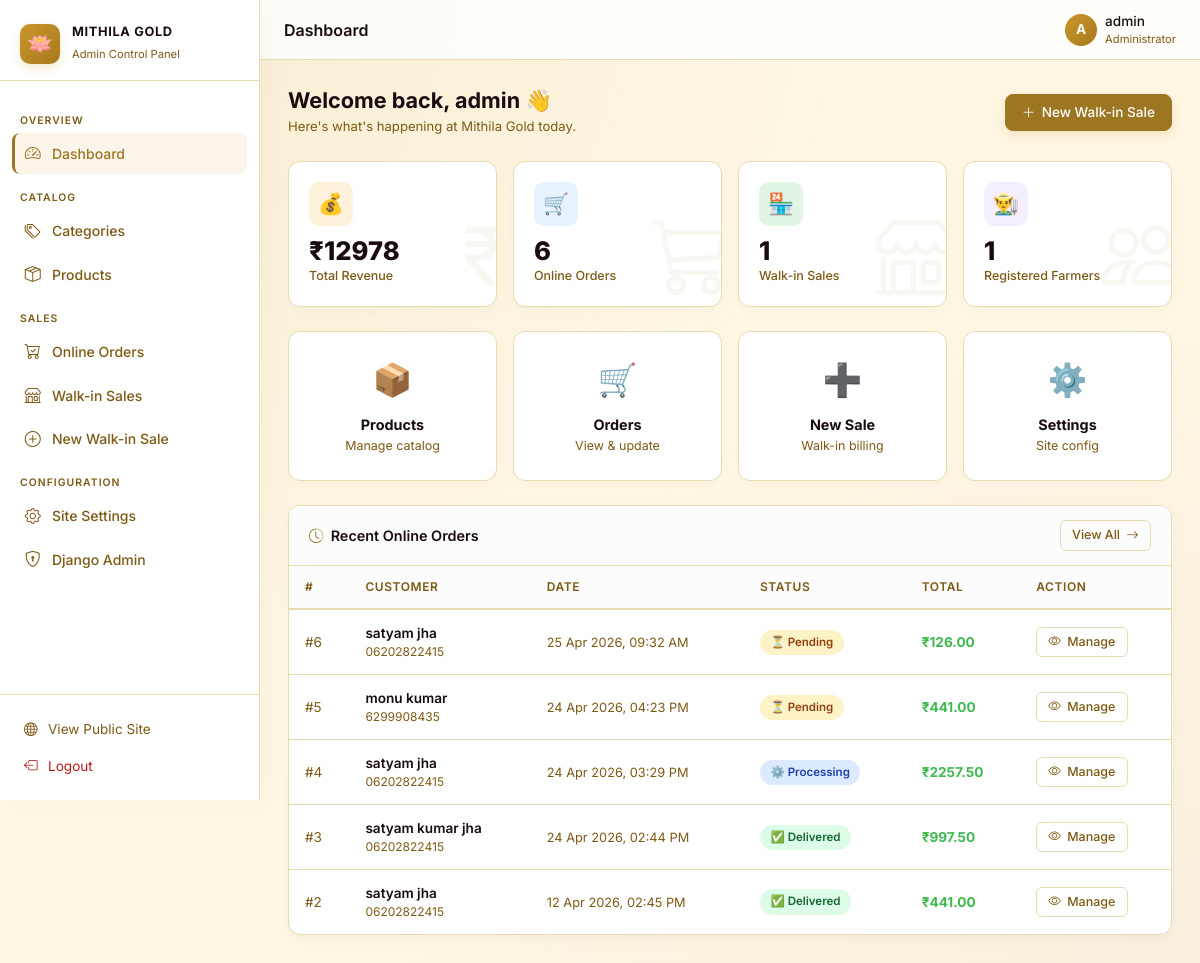
The page /dashboard/ (signed in) on the database its author committed.
### store/models.py (models this page shows, shortened)
class Order(models.Model):
    STATUS_PENDING = 'pending'
    STATUS_PROCESSING = 'processing'
    STATUS_SHIPPED = 'shipped'
    STATUS_DELIVERED = 'delivered'
    STATUS_CANCELLED = 'cancelled'
    STATUS_CHOICES = [
        (STATUS_PENDING, 'Pending'),
        (STATUS_PROCESSING, 'Processing'),
        (STATUS_SHIPPED, 'Shipped'),
        (STATUS_DELIVERED, 'Delivered'),
        (STATUS_CANCELLED, 'Cancelled'),
    ]
    STATUS_COLORS = {
        STATUS_PENDING: 'warning',
        STATUS_PROCESSING: 'info',
        STATUS_SHIPPED: 'primary',
        STATUS_DELIVERED: 'success',
        STATUS_CANCELLED: 'danger',
    }
    farmer = models.ForeignKey(User, on_delete=models.SET_NULL, null=True, related_name='orders')
    customer_name = models.CharField(max_length=200)
    customer_phone = models.CharField(max_length=15)
    customer_address = models.TextField()
    status = models.CharField(max_length=20, choices=STATUS_CHOICES, default=STATUS_PENDING)
    total_amount = models.DecimalField(max_digits=12, decimal_places=2, default=0)
    gst_amount = models.DecimalField(max_digits=10, decimal_places=2, default=0)
    payment_mode = models.CharField(max_length=50, default='Cash')
    notes = models.TextField(blank=True)
    created_at = models.DateTimeField(auto_now_add=True)
    updated_at = models.DateTimeField(auto_now=True)
    class Meta:
        ordering = ['-created_at']

### store/views.py (the view)
# urls.py: path('dashboard/', views.admin_dashboard, name='admin_dashboard'),
@login_required
def admin_dashboard(request):
    if not request.user.is_staff:
        return render(request, 'admin_custom/access_denied.html', status=403)
    online_sales = Order.objects.aggregate(total=Sum('total_amount'))['total'] or 0
    walkin_sales = SalesRecord.objects.aggregate(total=Sum('total_amount'))['total'] or 0
    total_revenue = online_sales + walkin_sales
    total_orders = Order.objects.count()
    total_walkins = SalesRecord.objects.count()
    total_farmers = Farmer.objects.count()
    recent_orders = Order.objects.all().order_by('-created_at')[:5]
    context = {
        'page_title': 'Admin Dashboard',
        'total_revenue': total_revenue,
        'total_orders': total_orders,
        'total_walkins': total_walkins,
        'total_farmers': total_farmers,
        'recent_orders': recent_orders,
    }
    return render(request, 'admin_custom/dashboard.html', context)

### store/context_processors.py (called while the page is built)
def site_settings(request):
    return {'site_settings': SiteSettings.get_settings()}

def cart_count(request):
    cart = request.session.get('cart', {})
    count = sum(item.get('quantity', 0) for item in cart.values())
    return {'cart_count': count}

def categories_processor(request):
    return {'categories': Category.objects.all()}

### store/models.py (called while the page is built)
    @classmethod
    def get_settings(cls):
        obj, _ = cls.objects.get_or_create(pk=1)
        return obj

### templates/admin_custom/dashboard.html (shortened to what this page needs)
{% extends 'admin_custom/base_admin.html' %}
{% block page_heading %}Dashboard{% endblock %}
{% block content %}
<div class="adm-page-header">
  <div>
    <h1>Welcome back, {{ user.first_name|default:user.username }} 👋</h1>
    <p>Here's what's happening at Mithila Gold today.</p>
  </div>
  <a href="{% url 'store:admin_sales_add' %}" class="adm-btn adm-btn-primary">
    <i class="bi bi-plus-lg"></i> New Walk-in Sale
  </a>
</div>
<div class="row g-3 mb-4">
  <div class="col-6 col-lg-3">
    <div class="adm-stat">
      <div class="stat-icon" style="background:rgba(245,158,11,.15)">💰</div>
      <div class="stat-value">₹{{ total_revenue|floatformat:0 }}</div>
      <div class="stat-label">Total Revenue</div>
      <div class="stat-bg">₹</div>
    </div>
  </div>
  <div class="col-6 col-lg-3">
    <div class="adm-stat">
      <div class="stat-icon" style="background:rgba(88,166,255,.15)">🛒</div>
      <div class="stat-value">{{ total_orders }}</div>
      <div class="stat-label">Online Orders</div>
      <div class="stat-bg"><i class="bi bi-cart3"></i></div>
    </div>
  </div>
  <div class="col-6 col-lg-3">
    <div class="adm-stat">
      <div class="stat-icon" style="background:rgba(63,185,80,.15)">🏪</div>
      <div class="stat-value">{{ total_walkins }}</div>
      <div class="stat-label">Walk-in Sales</div>
      <div class="stat-bg"><i class="bi bi-shop"></i></div>
    </div>
  </div>
  <div class="col-6 col-lg-3">
    <div class="adm-stat">
      <div class="stat-icon" style="background:rgba(188,140,255,.15)">👨‍🌾</div>
      <div class="stat-value">{{ total_farmers }}</div>
      <div class="stat-label">Registered Farmers</div>
      <div class="stat-bg"><i class="bi bi-people"></i></div>
    </div>
  </div>
</div>
<div class="row g-3 mb-4">
  <div class="col-6 col-md-3">
    <a href="{% url 'store:admin_products_list' %}" class="adm-action-tile">
      <div class="tile-icon">📦</div>
      <h6>Products</h6>
      <p>Manage catalog</p>
    </a>
  </div>
  <div class="col-6 col-md-3">
    <a href="{% url 'store:admin_orders_list' %}" class="adm-action-tile">
      <div class="tile-icon">🛒</div>
      <h6>Orders</h6>
      <p>View & update</p>
    </a>
  </div>
  <div class="col-6 col-md-3">
    <a href="{% url 'store:admin_sales_add' %}" class="adm-action-tile">
      <div class="tile-icon">➕</div>
      <h6>New Sale</h6>
      <p>Walk-in billing</p>
    </a>
  </div>
  <div class="col-6 col-md-3">
    <a href="{% url 'store:admin_settings' %}" class="adm-action-tile">
      <div class="tile-icon">⚙️</div>
      <h6>Settings</h6>
      <p>Site config</p>
    </a>
  </div>
</div>
<div class="adm-card">
  <div class="adm-card-header">
    <span><i class="bi bi-clock-history" style="color:var(--admin-accent)"></i> &nbsp;Recent Online Orders</span>
    <a href="{% url 'store:admin_orders_list' %}" class="adm-btn adm-btn-ghost adm-btn-sm">View All <i class="bi bi-arrow-right"></i></a>
  </div>
  <div style="overflow-x:auto">
    <table class="adm-table">
      <thead>
        <tr>
          <th>#</th>
          <th>Customer</th>
          <th>Date</th>
          <th>Status</th>
          <th>Total</th>
          <th>Action</th>
        </tr>
      </thead>
      <tbody>
        {% for order in recent_orders %}
        <tr>
          <td><span style="color:var(--admin-muted)">#{{ order.pk }}</span></td>
          <td>
            <div style="font-weight:600">{{ order.customer_name }}</div>
            <div style="font-size:.75rem;color:var(--admin-muted)">{{ order.customer_phone }}</div>
          </td>
          <td style="color:var(--admin-muted);font-size:.8rem">{{ order.created_at|date:"d M Y, h:i A" }}</td>
          <td>
            {% if order.status == 'pending' %}<span class="adm-badge amber">⏳ Pending</span>
            {% elif order.status == 'processing' %}<span class="adm-badge blue">⚙️ Processing</span>
            {% elif order.status == 'shipped' %}<span class="adm-badge purple">🚚 Shipped</span>
            {% elif order.status == 'delivered' %}<span class="adm-badge green">✅ Delivered</span>
            {% elif order.status == 'cancelled' %}<span class="adm-badge red">❌ Cancelled</span>
            {% else %}<span class="adm-badge grey">{{ order.get_status_display }}</span>{% endif %}
          </td>
          <td style="font-weight:700;color:#3fb950">₹{{ order.total_amount }}</td>
          <td>
            <a href="{% url 'store:admin_order_detail' order.pk %}" class="adm-btn adm-btn-ghost adm-btn-sm">
              <i class="bi bi-eye"></i> Manage
            </a>
          </td>
        </tr>
        {% endfor %}
      </tbody>
    </table>
  </div>
</div>
{% endblock %}

### templates/admin_custom/base_admin.html (shortened to what this page needs)
{% load static %}
<!DOCTYPE html>
<html lang="en">
<head>
  <link href="https://cdn.jsdelivr.net/npm/bootstrap@5.3.2/dist/css/bootstrap.min.css" rel="stylesheet">
  <link href="https://cdn.jsdelivr.net/npm/bootstrap-icons@1.11.3/font/bootstrap-icons.css" rel="stylesheet">
</head>
<body>
<aside class="adm-sidebar" id="adminSidebar">
  <div class="adm-sidebar-header">
    <div class="adm-logo-ring">🪷</div>
    <div class="adm-brand">
      <h6>Mithila Gold</h6>
      <span>Admin Control Panel</span>
    </div>
  </div>
  <nav class="adm-nav">
    <div class="adm-nav-section">Overview</div>
    <a href="{% url 'store:admin_dashboard' %}" class="{% if request.resolver_match.url_name == 'admin_dashboard' %}active{% endif %}">
      <i class="bi bi-speedometer2"></i> Dashboard
    </a>
    <div class="adm-nav-section">Catalog</div>
    <a href="{% url 'store:admin_categories_list' %}" class="{% if 'admin_categories' in request.resolver_match.url_name %}active{% endif %}">
      <i class="bi bi-tags"></i> Categories
    </a>
    <a href="{% url 'store:admin_products_list' %}" class="{% if 'admin_products' in request.resolver_match.url_name %}active{% endif %}">
      <i class="bi bi-box-seam"></i> Products
    </a>
    <div class="adm-nav-section">Sales</div>
    <a href="{% url 'store:admin_orders_list' %}" class="{% if 'admin_order' in request.resolver_match.url_name %}active{% endif %}">
      <i class="bi bi-cart-check"></i> Online Orders
    </a>
    <a href="{% url 'store:admin_sales_list' %}" class="{% if request.resolver_match.url_name == 'admin_sales_list' %}active{% endif %}">
      <i class="bi bi-shop"></i> Walk-in Sales
    </a>
    <a href="{% url 'store:admin_sales_add' %}" class="{% if request.resolver_match.url_name == 'admin_sales_add' %}active{% endif %}">
      <i class="bi bi-plus-circle"></i> New Walk-in Sale
    </a>
    <div class="adm-nav-section">Configuration</div>
    <a href="{% url 'store:admin_settings' %}" class="{% if request.resolver_match.url_name == 'admin_settings' %}active{% endif %}">
      <i class="bi bi-gear"></i> Site Settings
    </a>
    <a href="/admin/" target="_blank">
      <i class="bi bi-shield-lock"></i> Django Admin
    </a>
  </nav>
  <div class="adm-sidebar-footer">
    <a href="{% url 'store:home' %}">
      <i class="bi bi-globe"></i> View Public Site
    </a>
    <form action="{% url 'store:logout' %}" method="post" style="margin:0">
      <button type="submit" style="background:none;border:none;width:100%;text-align:left;padding:0">
        <a href="#" onclick="this.closest('form').submit();return false;" style="color:var(--admin-red)">
          <i class="bi bi-box-arrow-left"></i> Logout
        </a>
      </button>
    </form>
  </div>
</aside>
<div class="adm-main">
  <header class="adm-topbar">
    <div class="d-flex align-items-center gap-3">
      <span class="page-heading">{% block page_heading %}Admin Panel{% endblock %}</span>
    </div>
    <div class="adm-user">
      <div class="adm-user-avatar">{{ user.first_name|default:user.username|slice:":1"|upper }}</div>
      <div class="d-none d-sm-block">
        <div class="adm-user-name">{{ user.first_name|default:user.username }}</div>
        <div class="adm-user-role">Administrator</div>
      </div>
    </div>
  </header>
  <main class="adm-content">
    {% block content %}{% endblock %}
  </main>
</div>
</body>
</html>

### rows shown on the page
Order: pk "6", customer_name "satyam jha", customer_phone "06202822415", created_at "25 Apr 2026, 09:32 AM", status "⏳ Pending", total_amount "126.00"
Order: pk "5", customer_name "monu kumar", customer_phone "6299908435", created_at "24 Apr 2026, 04:23 PM", status "⏳ Pending", total_amount "441.00"
Order: pk "4", customer_name "satyam jha", customer_phone "06202822415", created_at "24 Apr 2026, 03:29 PM", status "⚙️ Processing", total_amount "2257.50"
Order: pk "3", customer_name "satyam kumar jha", customer_phone "06202822415", created_at "24 Apr 2026, 02:44 PM", status "✅ Delivered", total_amount "997.50"
Order: pk "2", customer_name "satyam jha", customer_phone "06202822415", created_at "12 Apr 2026, 02:45 PM", status "✅ Delivered", total_amount "441.00"

### other values the page prints
{{ user.first_name|default:user.username|slice:":1"|upper }} "A"
{{ user.first_name|default:user.username }} "admin"
{{ total_revenue|floatformat:0 }} "12978"
{{ total_orders }} "6"
{{ total_walkins }} "1"
{{ total_farmers }} "1"
